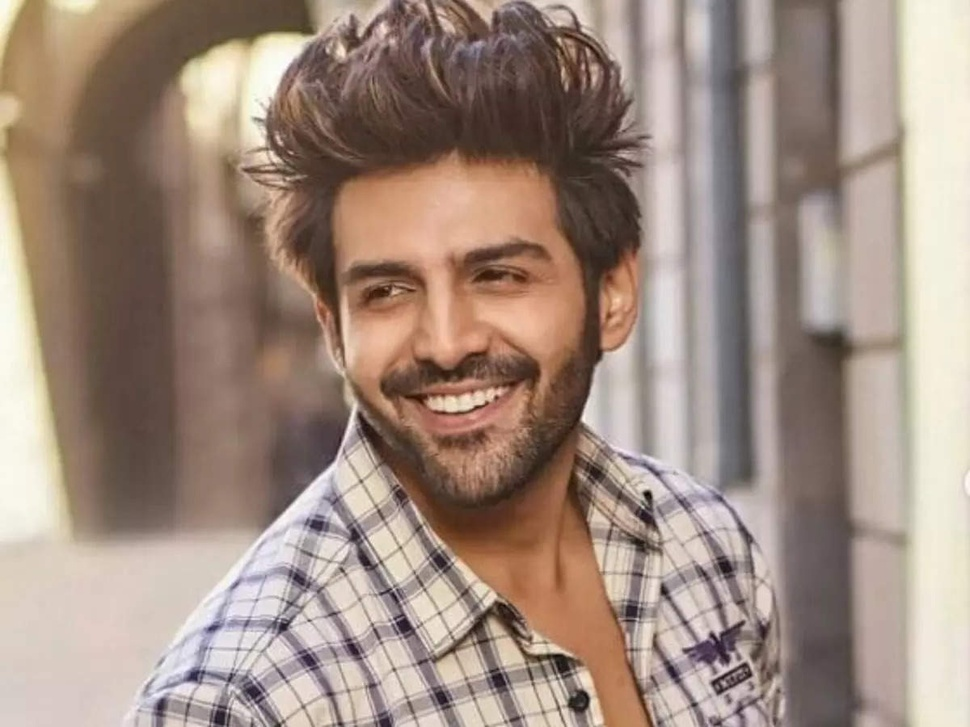
#> input picture face1.jpg, 970 x 727 px, shrunk from 1200 x 900 before the run
$ jupyter execute 01_image_processing.ipynb
#> lines starting #> are read from the running program, lines starting #| are printed output that depends on the picture
Computer Vision Lab 29_03_23

[cell 1]
from PIL import Image,ImageFilter

im = Image.open('face1.jpg')
#> im is the input picture: PIL image 970x727 RGB; mean R, G, B 161.1, 141, 128.7
im2 = im.filter(ImageFilter.MaxFilter(size =  5))
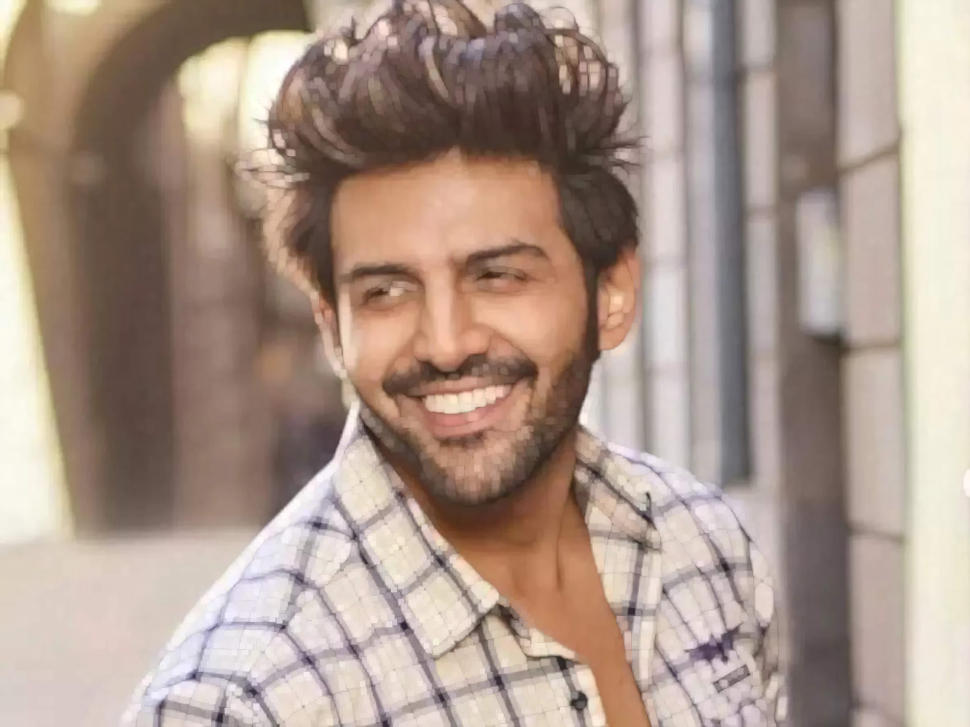
#> im2: PIL image 970x727 RGB; mean R, G, B 171.9, 151.7, 139.5
im2.show()

[cell 2]
from PIL import Image,ImageFilter
im = Image.open('face1.jpg')
im2 = im.filter(ImageFilter.MinFilter(size = 7))
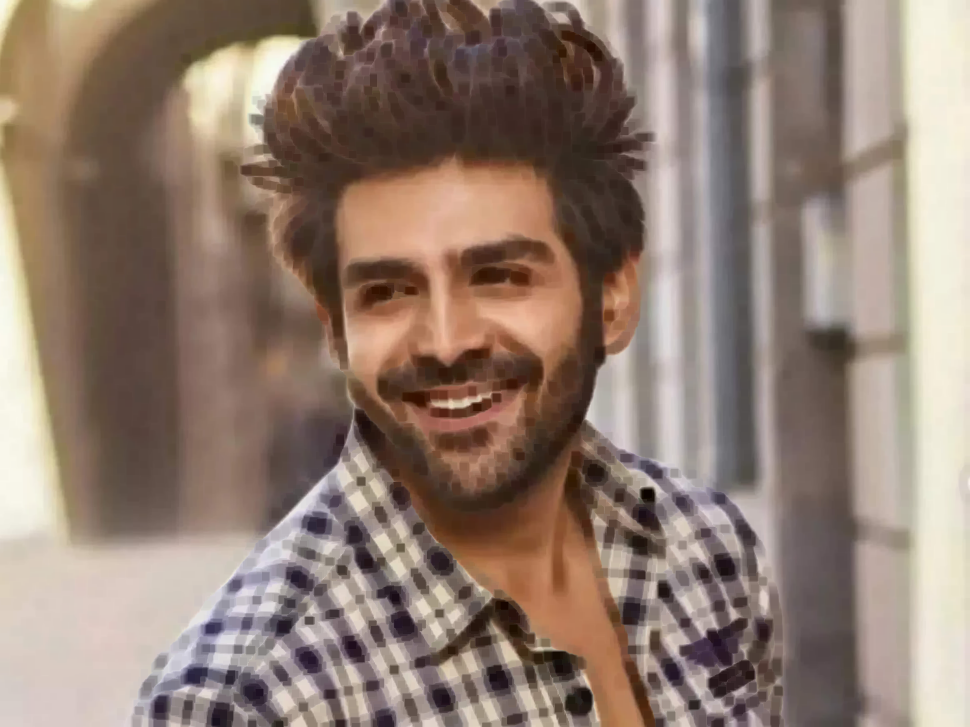
#> im2: PIL image 970x727 RGB; mean R, G, B 145.3, 125.6, 113.2
im2.show()

[cell 3]
im1 = Image.open("face.jpg")
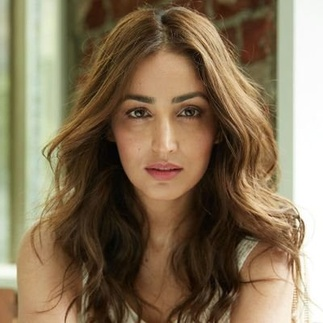
#> input picture face.jpg, 323 x 323 px, shrunk from 400 x 400 before the run
#> im1 is the input picture: PIL image 323x323 RGB; mean R, G, B 133.1, 114.6, 88

im2 = im1.filter(ImageFilter.GaussianBlur(radius=3))
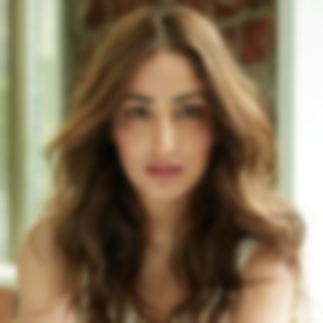
#> im2: PIL image 323x323 RGB; mean R, G, B 133.2, 114.6, 88.1
im.show()
